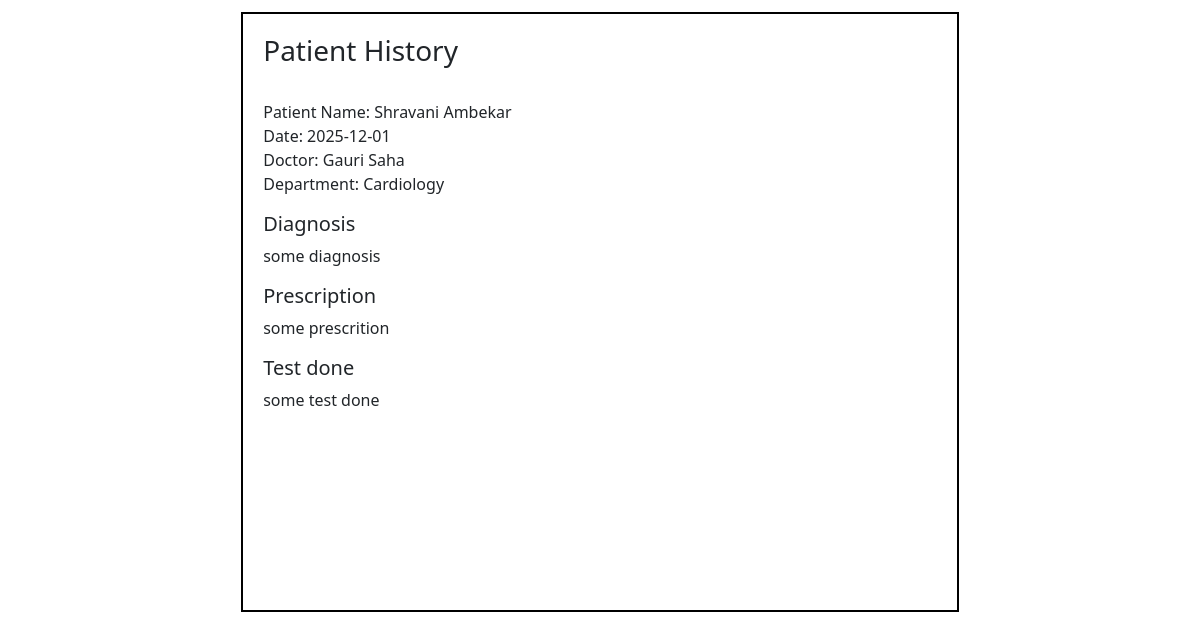
The app's page /view_patient_history/33, older data.
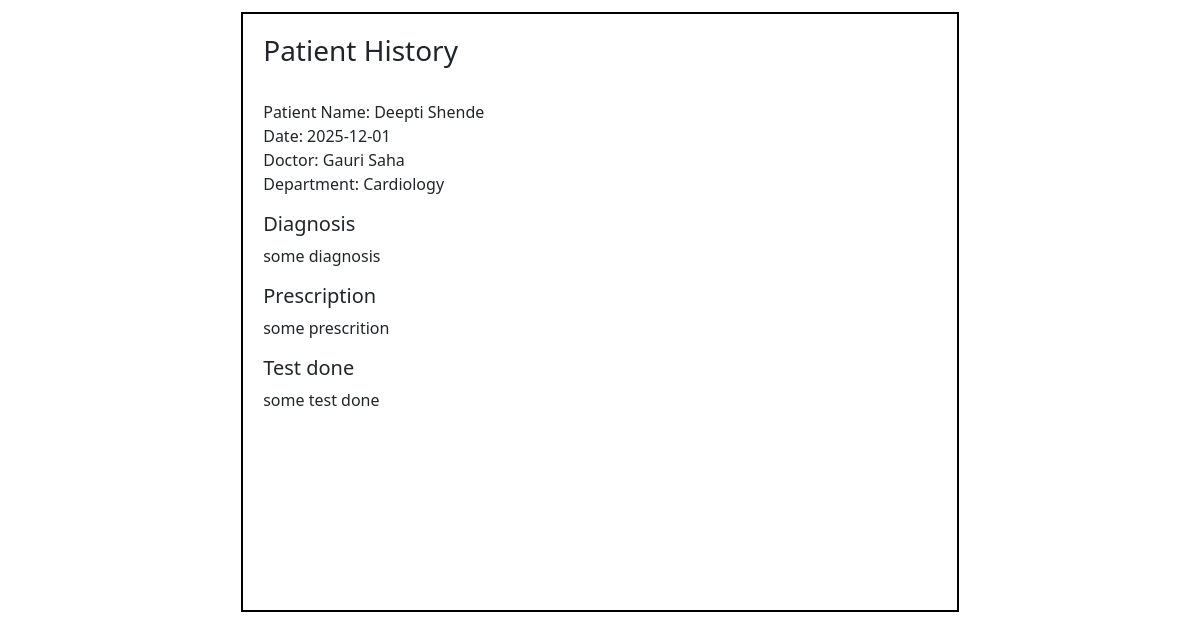
The same page, newer data.
### application/models.py (models this page shows)
class Patient(db.Model):
    __tablename__ = "Patient"
    patient_id = db.Column(db.Integer, primary_key=True)
    name = db.Column(db.String(), nullable=False)
    phone = db.Column(db.String())
    age = db.Column(db.Integer)
    gender = db.Column(db.String())
    email = db.Column(db.String(), unique=True)
    username = db.Column(db.String(), unique=True, nullable=False)
    password = db.Column(db.String(), nullable=False)
    address = db.Column(db.String())
    patient_type = db.Column(db.String(), default='OPD')  # OPD/IPD
    status = db.Column(db.String(), default='Active')
    consultant = db.Column(db.Integer, db.ForeignKey('Doctor.doctor_id'))  #foreignkey
    appointments = db.relationship('Appointment', backref='patient', lazy=True)  # relationship
    treatment = db.relationship('Treatment', backref='patient', lazy=True) #realtionship

### application/controllers.py (the view)
@app.route("/view_patient_history/<int:appoint_id>")
def view_patient_history(appoint_id):
    appoint = Appointment.query.filter_by(appointment_id=appoint_id).first()
    treatment = Treatment.query.filter_by(appointment_id=appoint_id).first()
    viewer = None
    if 'doctor_id' in session:
        viewer = "doctor"
    elif 'patient_id' in session:
        viewer = "patient"
    elif 'admin_id' in session:
        viewer = "admin"
    return render_template('view_ph.html', appoint=appoint, treatment=treatment, viewer=viewer)

### templates/view_ph.html (shortened to what this page needs)
<!DOCTYPE html>
<html lang="en">
    <head>
        <link rel="stylesheet" href="/static/style.css">
        <link href="https://cdn.jsdelivr.net/npm/bootstrap@5.3.8/dist/css/bootstrap.min.css" rel="stylesheet"
>
    </head>
    <body>
        <div id="main">
            <div id="canvas">
                 <div class="d-flex justify-content-between align-items-center">
                        <h3 class="headings">Patient History</h3>
                </div> <br>
                <ul class="list-unstyled">
                    <li>Patient Name: {{appoint.patient.name}}</li>
                    <li>Date: {{appoint.date}}</li>
                    <li>Doctor: {{appoint.doctor.name}}</li>
                    <li>Department: {{appoint.doctor.dept.department_name}}</li>
                </ul>
                <h5>Diagnosis</h5>
                <p>{{treatment.diagnosis}}</p>
                <h5>Prescription</h5>
                <p>{{treatment.prescription}}</p>
                <h5>Test done</h5>
                <p>{{treatment.test_reports}}</p>
            </div>
        </div>
    </body>
</html>

Row changes from the older to the newer data that the page shows:
changed Patient: patient.name "Shravani Ambekar" → "Deepti Shende"
